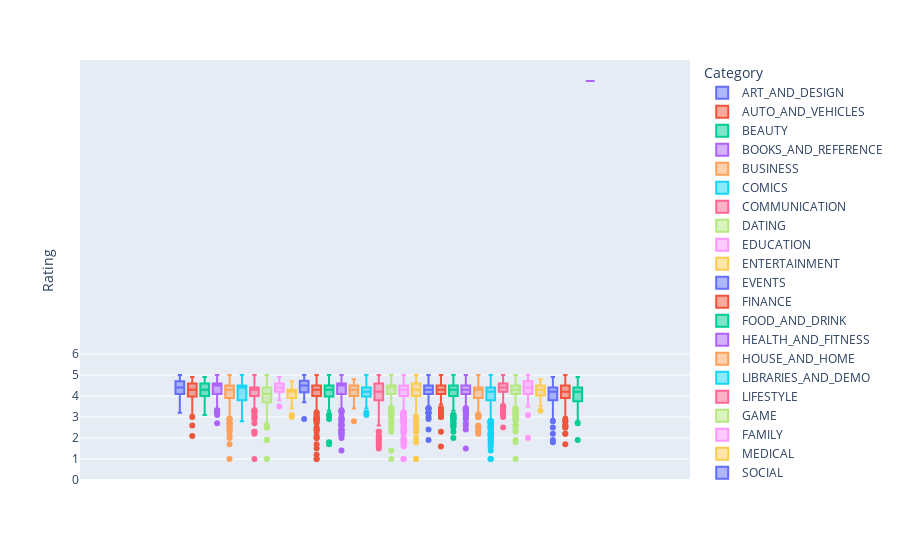

The cell this chart's notebook holds for it:
### Markdown cell above
### Q10. How does the rating of apps vary by category? Create a boxplot to compare the ratings of different app categories.

### Code cell
import plotly.express as px
import matplotlib.pyplot as plt
box_plot = px.box(data_frame=df, y= 'Rating', color = 'Category')
box_plot.update_layout(yaxis=dict(tickvals=list(range(7))))
box_plot.show()

### Figure 1 — Plotly figure (JSON) as saved in the notebook; plotly's stock layout.template omitted (floating-point values rounded to 4 significant figures; data arrays with more than 128 entries replaced by an {"elided": "..."} marker saying what was removed)
{"data": [{"alignmentgroup": "True", "hovertemplate": "Category=ART_AND_DESIGN<br>Rating=%{y}<extra></extra>", "legendgroup": "ART_AND_DESIGN", "marker": {"color": "#636efa"}, "name": "ART_AND_DESIGN", "notched": false, "offsetgroup": "ART_AND_DESIGN", "orientation": "v", "showlegend": true, "type": "box", "x0": " ", "xaxis": "x", "y": [4.1, 3.9, 4.7, 4.5, 4.3, 4.4, 3.8, 4.1, 4.4, 4.7, 4.4, 4.4, 4.2, 4.6, 4.4, 3.2, 4.7, 4.5, 4.3, 4.6, 4, 4.1, 4.7, null, 4.7, 4.8, 4.7, 4.1, 3.9, 4.1, 4.2, 4.1, 4.5, 4.2, 4.7, 3.8, 4.7, 4.1, 4.7, 4, 4.2, 4.5, 4.4, 3.8, 4.2, 4.7, 4.6, 4.2, 4.3, 4.8, 4.4, 4.4, 4.7, 4.7, 4.8, 4.7, 3.4, 4.8, 4, 4.8, null, 4.2, 4.3, null, 5], "y0": " ", "yaxis": "y"}, {"alignmentgroup": "True", "hovertemplate": "Category=AUTO_AND_VEHICLES<br>Rating=%{y}<extra></extra>", "legendgroup": "AUTO_AND_VEHICLES", "marker": {"color": "#EF553B"}, "name": "AUTO_AND_VEHICLES", "notched": false, "offsetgroup": "AUTO_AND_VEHICLES", "orientation": "v", "showlegend": true, "type": "box", "x0": " ", "xaxis": "x", "y": [4.2, 4, 3.8, 4.6, 3.9, 4.3, 4.9, 4.4, 4.2, 4, 3.9, 4.6, 4.9, 4.3, 4.6, 4.9, 3.9, 4, 4.3, 3.9, 4.2, 4.8, 3.6, 4.2, 4.8, 4.8, 4.6, 4.5, 4.3, 4.5, 4.9, 3.9, 4.4, 4, 4.3, 3.7, 4.4, 4.3, 3.2, 4.6, 4.6, 4.5, 3.7, 4.6, 4.6, 4.6, 4, 4.4, 4, 4.9, 4.6, 4.5, 4, null, 4.4, null, null, null, 4.3, 4.8, null, 4.5, 4.8, 4.2, 3.5, null, 4.2, 4, 2.6, null, 4.2, 4.4, 4, 3.5, null, 3.2, null, 3, null, 3.1, 2.1, 3.9, 4.6, null, null], "y0": " ", "yaxis": "y"}, {"alignmentgroup": "True", "hovertemplate": "Category=BEAUTY<br>Rating=%{y}<extra></extra>", "legendgroup": "BEAUTY", "marker": {"color": "#00cc96"}, "name": "BEAUTY", "notched": false, "offsetgroup": "BEAUTY", "orientation": "v", "showlegend": true, "type": "box", "x0": " ", "xaxis": "x", "y": [4.7, 4.9, 4.7, 3.9, 3.9, 4.2, 4.6, 4.3, 4.7, 4.7, 4.8, 4.2, 4.3, 4.5, 4.1, null, 4.2, 4.5, 4.4, 4, 4.1, 4.1, 4.4, 4.6, 4.5, null, 3.9, 4.4, null, 4.6, 3.8, null, null, 4, 4.3, 4.5, null, 4.1, 3.7, 4.7, 4.2, 3.1, null, 4, null, 4, null, 4.5, null, null, 4, 4.7, 3.9], "y0": " ", "yaxis": "y"}, {"alignmentgroup": "True", "hovertemplate": "Category=BOOKS_AND_REFERENCE<br>Rating=%{y}<extra></extra>", "legendgroup": "BOOKS_AND_REFERENCE", "marker": {"color": "#ab63fa"}, "name": "BOOKS_AND_REFERENCE", "notched": false, "offsetgroup": "BOOKS_AND_REFERENCE", "orientation": "v", "showlegend": true, "type": "box", "x0": " ", "xaxis": "x", "y": {"elided": "231 float values"}, "y0": " ", "yaxis": "y"}, {"alignmentgroup": "True", "hovertemplate": "Category=BUSINESS<br>Rating=%{y}<extra></extra>", "legendgroup": "BUSINESS", "marker": {"color": "#FFA15A"}, "name": "BUSINESS", "notched": false, "offsetgroup": "BUSINESS", "orientation": "v", "showlegend": true, "type": "box", "x0": " ", "xaxis": "x", "y": {"elided": "460 float values"}, "y0": " ", "yaxis": "y"}, {"alignmentgroup": "True", "hovertemplate": "Category=COMICS<br>Rating=%{y}<extra></extra>", "legendgroup": "COMICS", "marker": {"color": "#19d3f3"}, "name": "COMICS", "notched": false, "offsetgroup": "COMICS", "orientation": "v", "showlegend": true, "type": "box", "x0": " ", "xaxis": "x", "y": [4.5, 4.6, 4.7, 4.7, 4.8, 3.9, 4.1, 4.4, 4.6, 4.5, 4.7, 4.4, 4.5, 3.9, 3.2, 3.2, 4.1, 4.5, 4.2, 4.2, 3.7, 4.5, 4.6, 4.5, null, 4.7, 4.4, 3.5, 3.3, 4.5, 4.4, 4.2, 5, 4.4, 4.7, 4.4, 4.4, 4.6, 4.4, 4.5, 3.7, 2.8, 3.3, 4.1, 3.3, 3.9, 4, 4.8, 3, 3.2, 3.5, 4.4, 3.8, 4.3, 3.8, 4.2, 4.1, 5, null, 3.4], "y0": " ", "yaxis": "y"}, {"alignmentgroup": "True", "hovertemplate": "Category=COMMUNICATION<br>Rating=%{y}<extra></extra>", "legendgroup": "COMMUNICATION", "marker": {"color": "#FF6692"}, "name": "COMMUNICATION", "notched": false, "offsetgroup": "COMMUNICATION", "orientation": "v", "showlegend": true, "type": "box", "x0": " ", "xaxis": "x", "y": {"elided": "387 float values"}, "y0": " ", "yaxis": "y"}, {"alignmentgroup": "True", "hovertemplate": "Category=DATING<br>Rating=%{y}<extra></extra>", "legendgroup": "DATING", "marker": {"color": "#B6E880"}, "name": "DATING", "notched": false, "offsetgroup": "DATING", "orientation": "v", "showlegend": true, "type": "box", "x0": " ", "xaxis": "x", "y": {"elided": "234 float values"}, "y0": " ", "yaxis": "y"}, {"alignmentgroup": "True", "hovertemplate": "Category=EDUCATION<br>Rating=%{y}<extra></extra>", "legendgroup": "EDUCATION", "marker": {"color": "#FF97FF"}, "name": "EDUCATION", "notched": false, "offsetgroup": "EDUCATION", "orientation": "v", "showlegend": true, "type": "box", "x0": " ", "xaxis": "x", "y": {"elided": "156 float values"}, "y0": " ", "yaxis": "y"}, {"alignmentgroup": "True", "hovertemplate": "Category=ENTERTAINMENT<br>Rating=%{y}<extra></extra>", "legendgroup": "ENTERTAINMENT", "marker": {"color": "#FECB52"}, "name": "ENTERTAINMENT", "notched": false, "offsetgroup": "ENTERTAINMENT", "orientation": "v", "showlegend": true, "type": "box", "x0": " ", "xaxis": "x", "y": {"elided": "149 float values"}, "y0": " ", "yaxis": "y"}, {"alignmentgroup": "True", "hovertemplate": "Category=EVENTS<br>Rating=%{y}<extra></extra>", "legendgroup": "EVENTS", "marker": {"color": "#636efa"}, "name": "EVENTS", "notched": false, "offsetgroup": "EVENTS", "orientation": "v", "showlegend": true, "type": "box", "x0": " ", "xaxis": "x", "y": [4, 4, 4.5, 4.5, 4, 4, 4.2, 4.4, 4.6, null, 4.6, 4.1, 4.6, 4.4, 4.6, 4.9, 4.5, 4.6, 4.7, 4.3, null, null, 4.2, 4.3, 5, 4.4, 5, 4.5, null, null, null, 4.5, 4.8, 4.4, 5, null, 3.7, null, 4.1, null, 4.8, null, null, 4.6, 4.8, 4.7, 4, 2.9, null, 4.1, null, 4.4, 3.8, null, 4.3, null, 5, null, 5, 5, null, null, null, 4.8], "y0": " ", "yaxis": "y"}, {"alignmentgroup": "True", "hovertemplate": "Category=FINANCE<br>Rating=%{y}<extra></extra>", "legendgroup": "FINANCE", "marker": {"color": "#EF553B"}, "name": "FINANCE", "notched": false, "offsetgroup": "FINANCE", "orientation": "v", "showlegend": true, "type": "box", "x0": " ", "xaxis": "x", "y": {"elided": "366 float values"}, "y0": " ", "yaxis": "y"}, {"alignmentgroup": "True", "hovertemplate": "Category=FOOD_AND_DRINK<br>Rating=%{y}<extra></extra>", "legendgroup": "FOOD_AND_DRINK", "marker": {"color": "#00cc96"}, "name": "FOOD_AND_DRINK", "notched": false, "offsetgroup": "FOOD_AND_DRINK", "orientation": "v", "showlegend": true, "type": "box", "x0": " ", "xaxis": "x", "y": [3.6, null, 4.1, 4.6, null, 4.7, 4.7, 4.7, 4.7, 4.1, 3.4, 3.8, 3.7, 4.2, 3.1, 3.5, 4.7, 4.5, 4.2, 4.3, 4, 4.5, 4.6, 4.7, 4.1, 4.3, 3.8, 4.4, 4.3, 4.2, 4.3, 3.8, 4.3, 3.7, 4.5, 3.6, 4.8, 3.3, 4.7, 4.6, 4.6, 3.4, 4.6, 4, 4.1, 4.5, 4.4, 4.5, 4, 4.1, 4.5, 4.6, 4.1, 4.5, 4.6, 4.5, 4.3, 3.6, 4.4, 4.6, 4.1, 4.3, 3.9, 4.5, 4.1, 3.6, 4.7, 4.3, 4.7, 4.6, 4.4, 4.2, 4.5, 4.3, 4.2, 4.5, 4.5, 4.3, 4, 4.3, 4.3, 2.9, 1.8, 4.4, null, 3.7, null, null, 1.7, 5, null, null, null, null, 4.5, 4.5, 4.7, null, 5, 4.8, 3.7, null, null, null, null, null, 3.8, null, 3.3, 3.6, 4.1, 4.6, 4.3, 3.6, 4.5, 3.1, 3.4, 4.2, 3.8, 4.2, 4.2, 4.5, 4.4, 4, 4.6, null, null], "y0": " ", "yaxis": "y"}, {"alignmentgroup": "True", "hovertemplate": "Category=HEALTH_AND_FITNESS<br>Rating=%{y}<extra></extra>", "legendgroup": "HEALTH_AND_FITNESS", "marker": {"color": "#ab63fa"}, "name": "HEALTH_AND_FITNESS", "notched": false, "offsetgroup": "HEALTH_AND_FITNESS", "orientation": "v", "showlegend": true, "type": "box", "x0": " ", "xaxis": "x", "y": {"elided": "341 float values"}, "y0": " ", "yaxis": "y"}, {"alignmentgroup": "True", "hovertemplate": "Category=HOUSE_AND_HOME<br>Rating=%{y}<extra></extra>", "legendgroup": "HOUSE_AND_HOME", "marker": {"color": "#FFA15A"}, "name": "HOUSE_AND_HOME", "notched": false, "offsetgroup": "HOUSE_AND_HOME", "orientation": "v", "showlegend": true, "type": "box", "x0": " ", "xaxis": "x", "y": [4.5, 4.8, 4.2, 4.5, 4.1, 4.1, 4, 4.3, 4.5, null, 4.6, 3.7, 3.7, 4.2, 4.5, 4.3, 3.9, 4.6, 4.3, 4.4, 4.6, 4.5, 3.8, null, 4.4, 4.7, 3.4, 4.3, 4.3, 4, 4, 3.8, null, 4.3, 3.6, 3.8, 4.5, 4.6, null, 4.5, 4.7, 4.3, 3.7, null, 4.2, 3.4, 3.9, 4, 4, 4, 4.6, 4, 4.1, 3.9, 4.4, 4.4, 4.3, 4.6, 4.5, 4.5, 4.5, 4.5, 4.3, 4.2, 4.4, 4.3, 4.6, 4.1, 4.5, 4, 3.4, null, 4.6, 4.5, 3.8, 3.8, null, null, 4.2, 4.4, 4.1, 2.8, null, null, 4.3, 3.9, null, null], "y0": " ", "yaxis": "y"}, {"alignmentgroup": "True", "hovertemplate": "Category=LIBRARIES_AND_DEMO<br>Rating=%{y}<extra></extra>", "legendgroup": "LIBRARIES_AND_DEMO", "marker": {"color": "#19d3f3"}, "name": "LIBRARIES_AND_DEMO", "notched": false, "offsetgroup": "LIBRARIES_AND_DEMO", "orientation": "v", "showlegend": true, "type": "box", "x0": " ", "xaxis": "x", "y": [3.9, 4.4, 4.6, null, 4.1, null, null, 3.8, 4.6, 3.5, 4.7, 4.3, 4.5, 4.4, 3.4, 4.3, null, 4.3, 4.6, 4.6, null, 4.2, null, null, 4.6, null, null, 4.4, 3.9, 4.5, 3.8, 4.3, 3.7, 5, 3.2, 4.5, 4.7, 4, null, 4.1, 3.8, 4.7, 4.5, null, 4.2, null, 4.1, 3.1, 4.3, 4.2, 4.2, 4.1, 4, 4.4, 3.9, 4.2, 4, 4, 4.1, 4.4, 4, 3.9, 3.6, null, 4.4, 4.3, 4.1, 3.8, 4.1, 3.7, 3.9, 4.4, null, 4.2, null, null, null, null, 5, null, 4.5, 4.2, null, 4.1, 4.3], "y0": " ", "yaxis": "y"}, {"alignmentgroup": "True", "hovertemplate": "Category=LIFESTYLE<br>Rating=%{y}<extra></extra>", "legendgroup": "LIFESTYLE", "marker": {"color": "#FF6692"}, "name": "LIFESTYLE", "notched": false, "offsetgroup": "LIFESTYLE", "orientation": "v", "showlegend": true, "type": "box", "x0": " ", "xaxis": "x", "y": {"elided": "382 float values"}, "y0": " ", "yaxis": "y"}, {"alignmentgroup": "True", "hovertemplate": "Category=GAME<br>Rating=%{y}<extra></extra>", "legendgroup": "GAME", "marker": {"color": "#B6E880"}, "name": "GAME", "notched": false, "offsetgroup": "GAME", "orientation": "v", "showlegend": true, "type": "box", "x0": " ", "xaxis": "x", "y": {"elided": "1144 float values"}, "y0": " ", "yaxis": "y"}, {"alignmentgroup": "True", "hovertemplate": "Category=FAMILY<br>Rating=%{y}<extra></extra>", "legendgroup": "FAMILY", "marker": {"color": "#FF97FF"}, "name": "FAMILY", "notched": false, "offsetgroup": "FAMILY", "orientation": "v", "showlegend": true, "type": "box", "x0": " ", "xaxis": "x", "y": {"elided": "1972 float values"}, "y0": " ", "yaxis": "y"}, {"alignmentgroup": "True", "hovertemplate": "Category=MEDICAL<br>Rating=%{y}<extra></extra>", "legendgroup": "MEDICAL", "marker": {"color": "#FECB52"}, "name": "MEDICAL", "notched": false, "offsetgroup": "MEDICAL", "orientation": "v", "showlegend": true, "type": "box", "x0": " ", "xaxis": "x", "y": {"elided": "463 float values"}, "y0": " ", "yaxis": "y"}, {"alignmentgroup": "True", "hovertemplate": "Category=SOCIAL<br>Rating=%{y}<extra></extra>", "legendgroup": "SOCIAL", "marker": {"color": "#636efa"}, "name": "SOCIAL", "notched": false, "offsetgroup": "SOCIAL", "orientation": "v", "showlegend": true, "type": "box", "x0": " ", "xaxis": "x", "y": {"elided": "295 float values"}, "y0": " ", "yaxis": "y"}, {"alignmentgroup": "True", "hovertemplate": "Category=SHOPPING<br>Rating=%{y}<extra></extra>", "legendgroup": "SHOPPING", "marker": {"color": "#EF553B"}, "name": "SHOPPING", "notched": false, "offsetgroup": "SHOPPING", "orientation": "v", "showlegend": true, "type": "box", "x0": " ", "xaxis": "x", "y": {"elided": "260 float values"}, "y0": " ", "yaxis": "y"}, {"alignmentgroup": "True", "hovertemplate": "Category=PHOTOGRAPHY<br>Rating=%{y}<extra></extra>", "legendgroup": "PHOTOGRAPHY", "marker": {"color": "#00cc96"}, "name": "PHOTOGRAPHY", "notched": false, "offsetgroup": "PHOTOGRAPHY", "orientation": "v", "showlegend": true, "type": "box", "x0": " ", "xaxis": "x", "y": {"elided": "335 float values"}, "y0": " ", "yaxis": "y"}, {"alignmentgroup": "True", "hovertemplate": "Category=SPORTS<br>Rating=%{y}<extra></extra>", "legendgroup": "SPORTS", "marker": {"color": "#ab63fa"}, "name": "SPORTS", "notched": false, "offsetgroup": "SPORTS", "orientation": "v", "showlegend": true, "type": "box", "x0": " ", "xaxis": "x", "y": {"elided": "384 float values"}, "y0": " ", "yaxis": "y"}, {"alignmentgroup": "True", "hovertemplate": "Category=TRAVEL_AND_LOCAL<br>Rating=%{y}<extra></extra>", "legendgroup": "TRAVEL_AND_LOCAL", "marker": {"color": "#FFA15A"}, "name": "TRAVEL_AND_LOCAL", "notched": false, "offsetgroup": "TRAVEL_AND_LOCAL", "orientation": "v", "showlegend": true, "type": "box", "x0": " ", "xaxis": "x", "y": {"elided": "258 float values"}, "y0": " ", "yaxis": "y"}, {"alignmentgroup": "True", "hovertemplate": "Category=TOOLS<br>Rating=%{y}<extra></extra>", "legendgroup": "TOOLS", "marker": {"color": "#19d3f3"}, "name": "TOOLS", "notched": false, "offsetgroup": "TOOLS", "orientation": "v", "showlegend": true, "type": "box", "x0": " ", "xaxis": "x", "y": {"elided": "843 float values"}, "y0": " ", "yaxis": "y"}, {"alignmentgroup": "True", "hovertemplate": "Category=PERSONALIZATION<br>Rating=%{y}<extra></extra>", "legendgroup": "PERSONALIZATION", "marker": {"color": "#FF6692"}, "name": "PERSONALIZATION", "notched": false, "offsetgroup": "PERSONALIZATION", "orientation": "v", "showlegend": true, "type": "box", "x0": " ", "xaxis": "x", "y": {"elided": "392 float values"}, "y0": " ", "yaxis": "y"}, {"alignmentgroup": "True", "hovertemplate": "Category=PRODUCTIVITY<br>Rating=%{y}<extra></extra>", "legendgroup": "PRODUCTIVITY", "marker": {"color": "#B6E880"}, "name": "PRODUCTIVITY", "notched": false, "offsetgroup": "PRODUCTIVITY", "orientation": "v", "showlegend": true, "type": "box", "x0": " ", "xaxis": "x", "y": {"elided": "424 float values"}, "y0": " ", "yaxis": "y"}, {"alignmentgroup": "True", "hovertemplate": "Category=PARENTING<br>Rating=%{y}<extra></extra>", "legendgroup": "PARENTING", "marker": {"color": "#FF97FF"}, "name": "PARENTING", "notched": false, "offsetgroup": "PARENTING", "orientation": "v", "showlegend": true, "type": "box", "x0": " ", "xaxis": "x", "y": [4.5, 3.9, null, 3.8, null, null, 4.6, 4.7, null, 4, null, 4.7, 4.1, 3.7, null, 4.1, 3.7, 4.6, 4.4, 4.6, 4.1, 4.4, 4.7, 4.4, null, 4.8, 4, 4.9, null, 4.8, 4.4, 4.7, 4.2, 4.6, 4.6, 4.5, 4.6, 4.1, 3.8, 4.8, 4.8, null, 4.5, 4, 4.4, 4.7, null, 3.9, 4.4, 4.4, 4.5, 3.1, 4.2, 4.7, 4.3, 4.7, 3.5, 2, 5, 4.1], "y0": " ", "yaxis": "y"}, {"alignmentgroup": "True", "hovertemplate": "Category=WEATHER<br>Rating=%{y}<extra></extra>", "legendgroup": "WEATHER", "marker": {"color": "#FECB52"}, "name": "WEATHER", "notched": false, "offsetgroup": "WEATHER", "orientation": "v", "showlegend": true, "type": "box", "x0": " ", "xaxis": "x", "y": [4.4, 4.8, 4.4, 4.8, 4.5, 4.7, 4.5, 3.5, 4.4, 4.3, 4.4, 4.2, 4.6, 4.4, 4.4, 3.9, 4.3, 4.5, 4.2, 3.7, 4.2, 3.9, 3.6, 4.5, 4.3, 4.3, 4.2, 4.6, 4.5, 4.5, 4.2, 3.9, 4.8, 3.8, 4.5, 4.5, 4.2, 4, 4.2, 4.4, 4.5, 3.8, 4.2, 4.4, 4.5, 4.5, 4.5, null, null, 4.4, 4, 4.4, 4.2, 3.3, 4.5, null, 4.4, null, 4.7, 4.6, 4, 4.2, 3.7, 3.9, 3.7, 4.7, 4.1, 4.4, 4.4, 4.2, 3.5, 4.2, 4.2, 4.2, 4.2, 3.8, 3.8, null, null, null, 4.4, 3.8], "y0": " ", "yaxis": "y"}, {"alignmentgroup": "True", "hovertemplate": "Category=VIDEO_PLAYERS<br>Rating=%{y}<extra></extra>", "legendgroup": "VIDEO_PLAYERS", "marker": {"color": "#636efa"}, "name": "VIDEO_PLAYERS", "notched": false, "offsetgroup": "VIDEO_PLAYERS", "orientation": "v", "showlegend": true, "type": "box", "x0": " ", "xaxis": "x", "y": {"elided": "175 float values"}, "y0": " ", "yaxis": "y"}, {"alignmentgroup": "True", "hovertemplate": "Category=NEWS_AND_MAGAZINES<br>Rating=%{y}<extra></extra>", "legendgroup": "NEWS_AND_MAGAZINES", "marker": {"color": "#EF553B"}, "name": "NEWS_AND_MAGAZINES", "notched": false, "offsetgroup": "NEWS_AND_MAGAZINES", "orientation": "v", "showlegend": true, "type": "box", "x0": " ", "xaxis": "x", "y": {"elided": "283 float values"}, "y0": " ", "yaxis": "y"}, {"alignmentgroup": "True", "hovertemplate": "Category=MAPS_AND_NAVIGATION<br>Rating=%{y}<extra></extra>", "legendgroup": "MAPS_AND_NAVIGATION", "marker": {"color": "#00cc96"}, "name": "MAPS_AND_NAVIGATION", "notched": false, "offsetgroup": "MAPS_AND_NAVIGATION", "orientation": "v", "showlegend": true, "type": "box", "x0": " ", "xaxis": "x", "y": {"elided": "137 float values"}, "y0": " ", "yaxis": "y"}, {"alignmentgroup": "True", "hovertemplate": "Category=1.9<br>Rating=%{y}<extra></extra>", "legendgroup": "1.9", "marker": {"color": "#ab63fa"}, "name": "1.9", "notched": false, "offsetgroup": "1.9", "orientation": "v", "showlegend": true, "type": "box", "x0": " ", "xaxis": "x", "y": [19], "y0": " ", "yaxis": "y"}], "layout": {"boxmode": "group", "legend": {"title": {"text": "Category"}, "tracegroupgap": 0}, "margin": {"t": 60}, "xaxis": {"anchor": "y", "domain": [0, 1]}, "yaxis": {"anchor": "x", "domain": [0, 1], "tickvals": [0, 1, 2, 3, 4, 5, 6], "title": {"text": "Rating"}}}}
